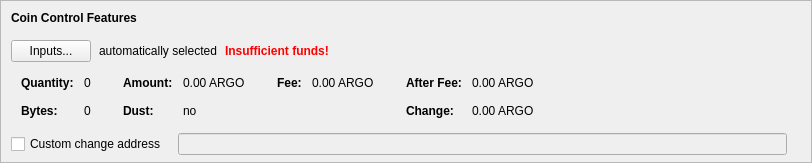
    <widget class="QFrame" name="frameCoinControl">
     <property name="sizePolicy">
      <sizepolicy hsizetype="Expanding" vsizetype="Expanding">
       <horstretch>0</horstretch>
       <verstretch>0</verstretch>
      </sizepolicy>
     </property>
     <property name="maximumSize">
      <size>
       <width>16777215</width>
       <height>16777215</height>
      </size>
     </property>
     <property name="frameShape">
      <enum>QFrame::StyledPanel</enum>
     </property>
     <property name="frameShadow">
      <enum>QFrame::Sunken</enum>
     </property>
     <layout class="QVBoxLayout" name="verticalLayoutCoinControl2">
      <property name="spacing">
       <number>0</number>
      </property>
      <property name="leftMargin">
       <number>0</number>
      </property>
      <property name="topMargin">
       <number>0</number>
      </property>
      <property name="rightMargin">
       <number>0</number>
      </property>
      <property name="bottomMargin">
       <number>6</number>
      </property>
      <item>
       <layout class="QVBoxLayout" name="verticalLayoutCoinControl" stretch="0,0,0,0,1">
        <property name="spacing">
         <number>0</number>
        </property>
        <property name="leftMargin">
         <number>10</number>
        </property>
        <property name="topMargin">
         <number>10</number>
        </property>
        <item>
         <layout class="QHBoxLayout" name="horizontalLayoutCoinControl1">
          <property name="bottomMargin">
           <number>15</number>
          </property>
          <item>
           <widget class="QLabel" name="labelCoinControlFeatures">
            <property name="sizePolicy">
             <sizepolicy hsizetype="Preferred" vsizetype="Maximum">
              <horstretch>0</horstretch>
              <verstretch>0</verstretch>
             </sizepolicy>
            </property>
            <property name="font">
             <font>
              <weight>75</weight>
              <bold>true</bold>
             </font>
            </property>
            <property name="styleSheet">
             <string notr="true">font-weight:bold;</string>
            </property>
            <property name="text">
             <string>Coin Control Features</string>
            </property>
           </widget>
          </item>
         </layout>
        </item>
        <item>
         <layout class="QHBoxLayout" name="horizontalLayoutCoinControl2" stretch="0,0,0,0">
          <property name="spacing">
           <number>8</number>
          </property>
          <property name="bottomMargin">
           <number>10</number>
          </property>
          <item>
           <widget class="QPushButton" name="pushButtonCoinControl">
            <property name="styleSheet">
             <string notr="true"/>
            </property>
            <property name="text">
             <string>Inputs...</string>
            </property>
            <property name="autoDefault">
             <bool>false</bool>
            </property>
           </widget>
          </item>
          <item>
           <widget class="QLabel" name="labelCoinControlAutomaticallySelected">
            <property name="text">
             <string>automatically selected</string>
            </property>
            <property name="margin">
             <number>5</number>
            </property>
           </widget>
          </item>
          <item>
           <widget class="QLabel" name="labelCoinControlInsuffFunds">
            <property name="font">
             <font>
              <weight>75</weight>
              <bold>true</bold>
             </font>
            </property>
            <property name="styleSheet">
             <string notr="true">color:red;font-weight:bold;</string>
            </property>
            <property name="text">
             <string>Insufficient funds!</string>
            </property>
            <property name="margin">
             <number>5</number>
            </property>
           </widget>
          </item>
          <item>
           <spacer name="horizontalSpacerCoinControl">
            <property name="orientation">
             <enum>Qt::Horizontal</enum>
            </property>
            <property name="sizeHint" stdset="0">
             <size>
              <width>40</width>
              <height>1</height>
             </size>
            </property>
           </spacer>
          </item>
         </layout>
        </item>
        <item>
         <widget class="QWidget" name="widgetCoinControl" native="true">
          <property name="sizePolicy">
           <sizepolicy hsizetype="Preferred" vsizetype="Preferred">
            <horstretch>0</horstretch>
            <verstretch>0</verstretch>
           </sizepolicy>
          </property>
          <property name="minimumSize">
           <size>
            <width>0</width>
            <height>0</height>
           </size>
          </property>
          <property name="styleSheet">
           <string notr="true"/>
          </property>
          <layout class="QHBoxLayout" name="horizontalLayoutCoinControl5">
           <property name="leftMargin">
            <number>0</number>
           </property>
           <property name="topMargin">
            <number>0</number>
           </property>
           <property name="rightMargin">
            <number>0</number>
           </property>
           <property name="bottomMargin">
            <number>0</number>
           </property>
           <item>
            <layout class="QHBoxLayout" name="horizontalLayoutCoinControl3" stretch="0,0,0,1">
             <property name="spacing">
              <number>20</number>
             </property>
             <property name="topMargin">
              <number>0</number>
             </property>
             <property name="bottomMargin">
              <number>10</number>
             </property>
             <item>
              <layout class="QFormLayout" name="formLayoutCoinControl1">
               <property name="horizontalSpacing">
                <number>10</number>
               </property>
               <property name="verticalSpacing">
                <number>14</number>
               </property>
               <property name="leftMargin">
                <number>10</number>
               </property>
               <property name="topMargin">
                <number>4</number>
               </property>
               <property name="rightMargin">
                <number>6</number>
               </property>
               <item row="0" column="0">
                <widget class="QLabel" name="labelCoinControlQuantityText">
                 <property name="font">
                  <font>
                   <weight>75</weight>
                   <bold>true</bold>
                  </font>
                 </property>
                 <property name="text">
                  <string>Quantity:</string>
                 </property>
                 <property name="margin">
                  <number>0</number>
                 </property>
                </widget>
               </item>
               <item row="0" column="1">
                <widget class="QLabel" name="labelCoinControlQuantity">
                 <property name="cursor">
                  <cursorShape>IBeamCursor</cursorShape>
                 </property>
                 <property name="contextMenuPolicy">
                  <enum>Qt::ActionsContextMenu</enum>
                 </property>
                 <property name="text">
                  <string notr="true">0</string>
                 </property>
                 <property name="margin">
                  <number>0</number>
                 </property>
                 <property name="textInteractionFlags">
                  <set>Qt::LinksAccessibleByMouse|Qt::TextSelectableByKeyboard|Qt::TextSelectableByMouse</set>
                 </property>
                </widget>
               </item>
               <item row="1" column="0">
                <widget class="QLabel" name="labelCoinControlBytesText">
                 <property name="font">
                  <font>
                   <weight>75</weight>
                   <bold>true</bold>
                  </font>
                 </property>
                 <property name="text">
                  <string>Bytes:</string>
                 </property>
                </widget>
               </item>
               <item row="1" column="1">
                <widget class="QLabel" name="labelCoinControlBytes">
                 <property name="cursor">
                  <cursorShape>IBeamCursor</cursorShape>
                 </property>
                 <property name="contextMenuPolicy">
                  <enum>Qt::ActionsContextMenu</enum>
                 </property>
                 <property name="text">
                  <string notr="true">0</string>
                 </property>
                 <property name="textInteractionFlags">
                  <set>Qt::LinksAccessibleByMouse|Qt::TextSelectableByKeyboard|Qt::TextSelectableByMouse</set>
                 </property>
                </widget>
               </item>
              </layout>
             </item>
             <item>
              <layout class="QFormLayout" name="formLayoutCoinControl2">
               <property name="horizontalSpacing">
                <number>10</number>
               </property>
               <property name="verticalSpacing">
                <number>14</number>
               </property>
               <property name="leftMargin">
                <number>6</number>
               </property>
               <property name="topMargin">
                <number>4</number>
               </property>
               <property name="rightMargin">
                <number>6</number>
               </property>
               <item row="0" column="0">
                <widget class="QLabel" name="labelCoinControlAmountText">
                 <property name="font">
                  <font>
                   <weight>75</weight>
                   <bold>true</bold>
                  </font>
                 </property>
                 <property name="text">
                  <string>Amount:</string>
                 </property>
                 <property name="margin">
                  <number>0</number>
                 </property>
                </widget>
               </item>
               <item row="0" column="1">
                <widget class="QLabel" name="labelCoinControlAmount">
                 <property name="cursor">
                  <cursorShape>IBeamCursor</cursorShape>
                 </property>
                 <property name="contextMenuPolicy">
                  <enum>Qt::ActionsContextMenu</enum>
                 </property>
                 <property name="text">
                  <string notr="true">0.00 ARGO</string>
                 </property>
                 <property name="textInteractionFlags">
                  <set>Qt::LinksAccessibleByMouse|Qt::TextSelectableByKeyboard|Qt::TextSelectableByMouse</set>
                 </property>
                </widget>
               </item>
               <item row="1" column="0">
                <widget class="QLabel" name="labelCoinControlLowOutputText">
                 <property name="font">
                  <font>
                   <weight>75</weight>
                   <bold>true</bold>
                  </font>
                 </property>
                 <property name="text">
                  <string>Dust:</string>
                 </property>
                </widget>
               </item>
               <item row="1" column="1">
                <widget class="QLabel" name="labelCoinControlLowOutput">
                 <property name="cursor">
                  <cursorShape>IBeamCursor</cursorShape>
                 </property>
                 <property name="contextMenuPolicy">
                  <enum>Qt::ActionsContextMenu</enum>
                 </property>
                 <property name="text">
                  <string notr="true">no</string>
                 </property>
                 <property name="textInteractionFlags">
                  <set>Qt::LinksAccessibleByMouse|Qt::TextSelectableByKeyboard|Qt::TextSelectableByMouse</set>
                 </property>
                </widget>
               </item>
              </layout>
             </item>
             <item>
              <layout class="QFormLayout" name="formLayoutCoinControl3">
               <property name="horizontalSpacing">
                <number>10</number>
               </property>
               <property name="verticalSpacing">
                <number>14</number>
               </property>
               <property name="leftMargin">
                <number>6</number>
               </property>
               <property name="topMargin">
                <number>4</number>
               </property>
               <property name="rightMargin">
                <number>6</number>
               </property>
               <item row="0" column="0">
                <widget class="QLabel" name="labelCoinControlFeeText">
                 <property name="font">
                  <font>
                   <weight>75</weight>
                   <bold>true</bold>
                  </font>
                 </property>
                 <property name="text">
                  <string>Fee:</string>
                 </property>
                 <property name="margin">
                  <number>0</number>
                 </property>
                </widget>
               </item>
               <item row="0" column="1">
                <widget class="QLabel" name="labelCoinControlFee">
                 <property name="cursor">
                  <cursorShape>IBeamCursor</cursorShape>
                 </property>
                 <property name="contextMenuPolicy">
                  <enum>Qt::ActionsContextMenu</enum>
                 </property>
                 <property name="text">
                  <string notr="true">0.00 ARGO</string>
                 </property>
                 <property name="textInteractionFlags">
                  <set>Qt::LinksAccessibleByMouse|Qt::TextSelectableByKeyboard|Qt::TextSelectableByMouse</set>
                 </property>
                </widget>
               </item>
             </layout>
             </item>
             <item>
              <layout class="QFormLayout" name="formLayoutCoinControl4">
               <property name="horizontalSpacing">
                <number>10</number>
               </property>
               <property name="verticalSpacing">
                <number>14</number>
               </property>
               <property name="leftMargin">
                <number>6</number>
               </property>
               <property name="topMargin">
                <number>4</number>
               </property>
               <property name="rightMargin">
                <number>6</number>
               </property>
               <item row="0" column="0">
                <widget class="QLabel" name="labelCoinControlAfterFeeText">
                 <property name="font">
                  <font>
                   <weight>75</weight>
                   <bold>true</bold>
                  </font>
                 </property>
                 <property name="text">
                  <string>After Fee:</string>
                 </property>
                 <property name="margin">
                  <number>0</number>
                 </property>
                </widget>
               </item>
               <item row="0" column="1">
                <widget class="QLabel" name="labelCoinControlAfterFee">
                 <property name="cursor">
                  <cursorShape>IBeamCursor</cursorShape>
                 </property>
                 <property name="contextMenuPolicy">
                  <enum>Qt::ActionsContextMenu</enum>
                 </property>
                 <property name="text">
                  <string notr="true">0.00 ARGO</string>
                 </property>
                 <property name="textInteractionFlags">
                  <set>Qt::LinksAccessibleByMouse|Qt::TextSelectableByKeyboard|Qt::TextSelectableByMouse</set>
                 </property>
                </widget>
               </item>
               <item row="1" column="0">
                <widget class="QLabel" name="labelCoinControlChangeText">
                 <property name="font">
                  <font>
                   <weight>75</weight>
                   <bold>true</bold>
                  </font>
                 </property>
                 <property name="text">
                  <string>Change:</string>
                 </property>
                </widget>
               </item>
               <item row="1" column="1">
                <widget class="QLabel" name="labelCoinControlChange">
                 <property name="cursor">
                  <cursorShape>IBeamCursor</cursorShape>
                 </property>
                 <property name="contextMenuPolicy">
                  <enum>Qt::ActionsContextMenu</enum>
                 </property>
                 <property name="text">
                  <string notr="true">0.00 ARGO</string>
                 </property>
                 <property name="textInteractionFlags">
                  <set>Qt::LinksAccessibleByMouse|Qt::TextSelectableByKeyboard|Qt::TextSelectableByMouse</set>
                 </property>
                </widget>
               </item>
              </layout>
             </item>
            </layout>
           </item>
          </layout>
         </widget>
        </item>
        <item>
         <layout class="QHBoxLayout" name="horizontalLayoutCoinControl4" stretch="0,0,0">
          <property name="spacing">
           <number>12</number>
          </property>
          <property name="sizeConstraint">
           <enum>QLayout::SetDefaultConstraint</enum>
          </property>
          <property name="topMargin">
           <number>5</number>
          </property>
          <property name="rightMargin">
           <number>5</number>
          </property>
          <item>
           <widget class="QCheckBox" name="checkBoxCoinControlChange">
            <property name="toolTip">
             <string>If this is activated, but the change address is empty or invalid, change will be sent to a newly generated address.</string>
            </property>
            <property name="text">
             <string>Custom change address</string>
            </property>
           </widget>
          </item>
          <item>
           <widget class="QValidatedLineEdit" name="lineEditCoinControlChange">
            <property name="enabled">
             <bool>false</bool>
            </property>
            <property name="sizePolicy">
             <sizepolicy hsizetype="Expanding" vsizetype="Fixed">
              <horstretch>0</horstretch>
              <verstretch>0</verstretch>
             </sizepolicy>
            </property>
           </widget>
          </item>
          <item>
           <widget class="QLabel" name="labelCoinControlChangeLabel">
            <property name="sizePolicy">
             <sizepolicy hsizetype="Preferred" vsizetype="Expanding">
              <horstretch>0</horstretch>
              <verstretch>0</verstretch>
             </sizepolicy>
            </property>
            <property name="minimumSize">
             <size>
              <width>0</width>
              <height>0</height>
             </size>
            </property>
            <property name="text">
             <string/>
            </property>
            <property name="margin">
             <number>3</number>
            </property>
           </widget>
          </item>
         </layout>
        </item>
        <item>
         <spacer name="verticalSpacerCoinControl">
          <property name="orientation">
           <enum>Qt::Vertical</enum>
          </property>
          <property name="sizeHint" stdset="0">
           <size>
            <width>800</width>
            <height>1</height>
           </size>
          </property>
         </spacer>
        </item>
       </layout>
      </item>
     </layout>
    </widget>
